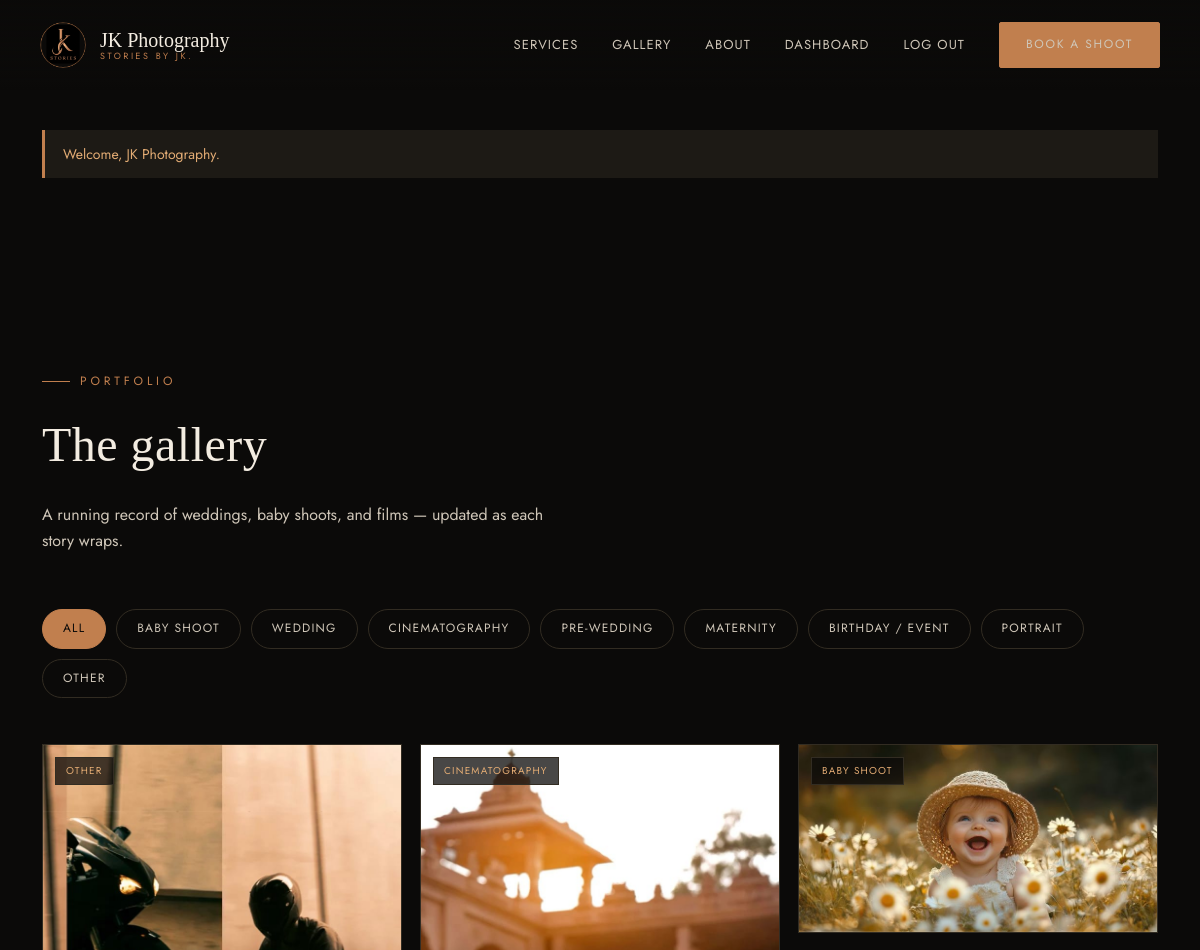
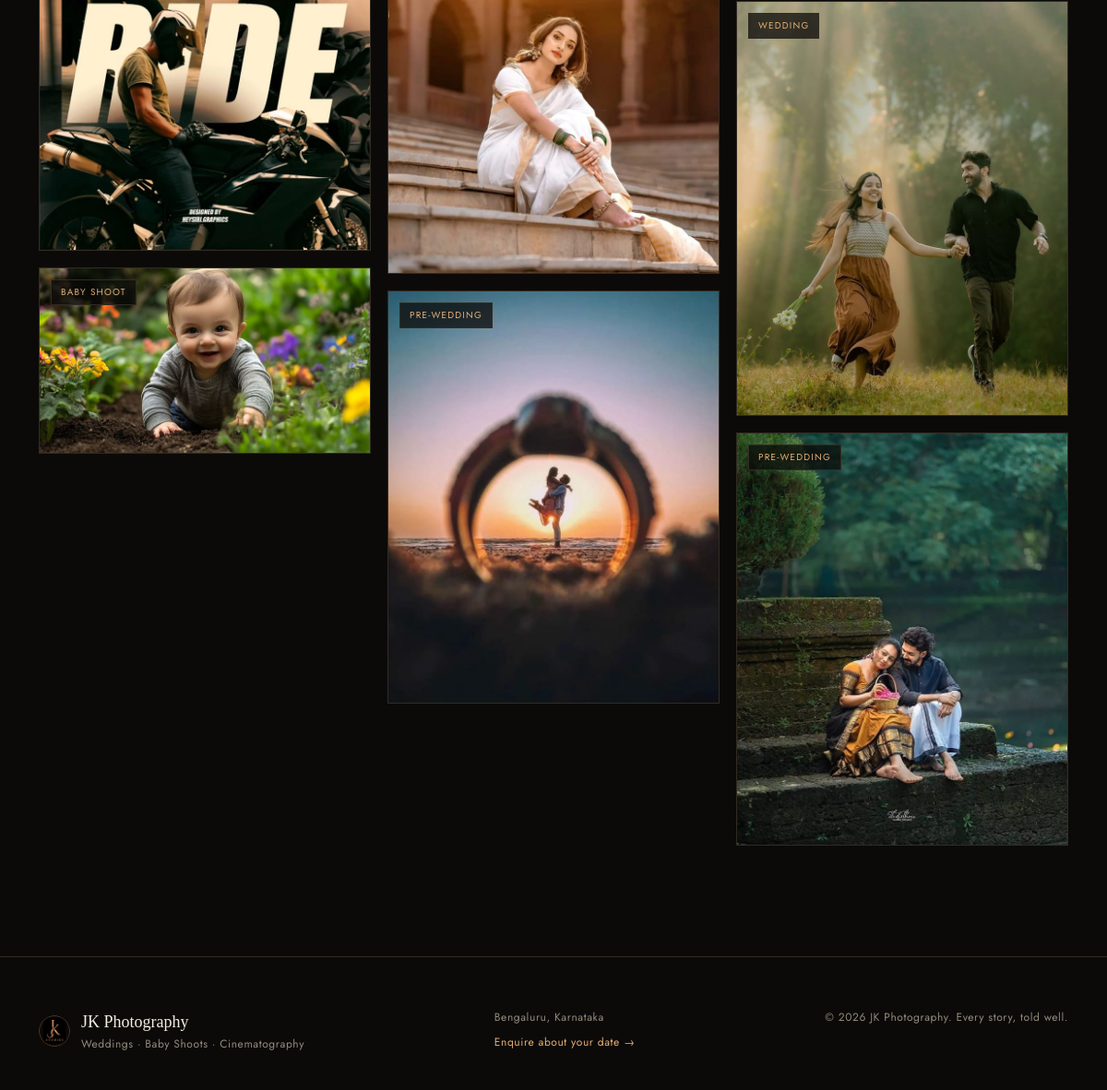
The page /gallery (signed in) on the database its author committed (2 pictures, top to bottom).
### models.py (models this page shows)
class GalleryItem(Base):
    __tablename__ = "gallery_item"
    id = Column(Integer, primary_key=True)
    filename = Column(String(255), nullable=False)
    media_type = Column(String(10), nullable=False)
    category = Column(String(50), nullable=False)
    title = Column(String(150))
    created_at = Column(DateTime, default=datetime.utcnow)

### main.py (the view)
@app.get("/gallery")
def gallery(request: Request, category: str = "all", db: Session = Depends(get_db), admin: Optional[AdminUser] = Depends(get_current_admin)):
    categories = ["all", "Baby Shoot", "Wedding", "Cinematography", "Pre-Wedding", "Maternity", "Birthday / Event", "Portrait", "Other"]
    if not admin:
        return render(request, "gallery.html", items=[], categories=categories, active_category=category, locked=True, _admin=admin)
    query = db.query(GalleryItem).order_by(GalleryItem.created_at.desc())
    if category != "all":
        query = query.filter(GalleryItem.category == category)
    items = query.all()
    return render(request, "gallery.html", items=items, categories=categories, active_category=category, locked=False, _admin=admin)

### templates/gallery.html (shortened to what this page needs)
{% extends "base.html" %}
{% block content %}
<section class="section" style="padding-top: 160px;">
  <div class="container">
    <div class="section-head">
      <div class="eyebrow">Portfolio</div>
      <h2 class="section-title">The gallery</h2>
      <p class="section-desc">A running record of weddings, baby shoots, and films — updated as each story wraps.</p>
    </div>
    {% if locked %}
      <div class="lock-screen">
        <div class="lock-card">
          <div class="lock-icon">
            <svg width="26" height="26" viewBox="0 0 24 24" fill="none" xmlns="http://www.w3.org/2000/svg">
              <rect x="4" y="10" width="16" height="10" rx="1.5" stroke="currentColor" stroke-width="1.6"/>
              <path d="M7 10V7a5 5 0 0 1 10 0v3" stroke="currentColor" stroke-width="1.6"/>
              <circle cx="12" cy="15" r="1.6" fill="currentColor"/>
            </svg>
          </div>
          <h3 class="lock-title">This gallery is private</h3>
          <p class="lock-desc">The full portfolio is reserved for JK. Enter the studio password to view it.</p>
          <form method="POST" action="{{ url_for('unlock') }}" class="lock-form">
            <input type="hidden" name="next" value="{{ url_for('gallery', category=active_category) }}">
            <input type="password" name="password" placeholder="Studio password" required autofocus>
            <button type="submit" class="btn btn-solid" style="width: 100%; justify-content: center; padding: 13px;">Unlock Gallery</button>
          </form>
          <a href="{{ url_for('book') }}" class="lock-alt-link">Prefer to just enquire about a shoot? Book here &rarr;</a>
        </div>
      </div>
    {% else %}
      <div class="gallery-filters">
        {% for c in categories %}
          <a href="{{ url_for('gallery', category=c) }}" class="filter-pill {{ 'active' if c == active_category else '' }}">{{ c }}</a>
        {% endfor %}
      </div>
      {% if items %}
        <div class="masonry">
          {% for item in items %}
            <div class="masonry-item">
              <span class="tag">{{ item.category }}</span>
              {% if item.media_type == 'image' %}
                <img src="{{ url_for('static', filename='uploads/' ~ item.filename) }}" alt="{{ item.title }}" loading="lazy">
              {% else %}
                <video src="{{ url_for('static', filename='uploads/' ~ item.filename) }}" controls></video>
              {% endif %}
            </div>
          {% endfor %}
        </div>
      {% else %}
        <div class="empty-state">
          Nothing here yet in this category. Check back soon, or upload from the dashboard.
        </div>
      {% endif %}
    {% endif %}
  </div>
</section>
{% endblock %}

### templates/base.html (shortened to what this page needs)
<!DOCTYPE html>
<html lang="en">
<head>
<link rel="stylesheet" href="{{ url_for('static', filename='css/style.css') }}">
</head>
<body>
<nav class="site-nav" id="siteNav">
  <a href="{{ url_for('index') }}" class="brand">
    <img src="{{ url_for('static', filename='images/jk-logo-circle.png') }}" alt="JK Photography logo" class="logo-circle logo-circle-nav">
    <div class="brand-text">
      <span class="name">JK Photography</span>
      <span class="tag">Stories by JK.</span>
    </div>
  </a>
  <div class="nav-links">
    <a href="{{ url_for('index') }}#services">Services</a>
    <a href="{{ url_for('gallery') }}">Gallery {% if not current_user.is_authenticated %}<span class="nav-lock" title="Private — login required">&#128274;</span>{% endif %}</a>
    <a href="{{ url_for('index') }}#about">About</a>
    {% if current_user.is_authenticated %}
      <a href="{{ url_for('dashboard') }}">Dashboard</a>
      <a href="{{ url_for('logout') }}">Log out</a>
    {% else %}
      <a href="{{ url_for('login') }}">Studio Login</a>
    {% endif %}
    <a href="{{ url_for('book') }}" class="btn btn-solid">Book a Shoot</a>
  </div>
</nav>
<main>
  {% if flashes %}
    <div class="container" style="padding-top: 130px;">
      <div class="flash-list">
      {% for f in flashes %}
        <div class="flash {{ 'error' if f.category == 'error' else 'success' if f.category == 'success' else '' }}">{{ f.message }}</div>
      {% endfor %}
      </div>
    </div>
  {% endif %}
  {% block content %}{% endblock %}
</main>
<footer class="site-footer">
  <div class="container footer-grid">
    <div class="footer-brand">
      <img src="{{ url_for('static', filename='images/jk-logo-circle.png') }}" alt="JK Photography logo" class="logo-circle logo-circle-footer">
      <div>
        <div style="color: var(--cream); font-family: var(--font-display); font-size: 18px;">JK Photography</div>
        <div class="footer-meta">Weddings · Baby Shoots · Cinematography</div>
      </div>
    </div>
    <div class="footer-meta">
      <div>Bengaluru, Karnataka</div>
      <div style="margin-top: 8px;"><a href="{{ url_for('book') }}">Enquire about your date &rarr;</a></div>
    </div>
    <div class="footer-meta">&copy; {{ 2026 }} JK Photography. Every story, told well.</div>
  </div>
</footer>
</body>
</html>

### static/css/style.css (style rules this page uses)
:root { --black: #0b0a09; --panel: #15130f; --panel-light: #1d1a15; --hairline: #322c22; --copper: #c17f4e; --copper-light: #e3ac74; --copper-deep: #8a5630; --cream: #f3ece1; --cream-dim: #cfc6b8; --muted: #948a7c; --font-display: "Cormorant Garamond", "Times New Roman", serif; --font-body: "Jost", "Helvetica Neue", sans-serif; --radius: 2px; --ease: cubic-bezier(0.65, 0, 0.35, 1); }
* { box-sizing: border-box; }
html { scroll-behavior: smooth; }
body { margin: 0; background: var(--black); color: var(--cream); font-family: var(--font-body); font-size: 16px; line-height: 1.6; -webkit-font-smoothing: antialiased; }
h1, h2, h3, h4 { font-family: var(--font-display); color: var(--cream); font-weight: 500; margin: 0; letter-spacing: 0.01em; }
a { color: inherit; text-decoration: none; }
img, video { max-width: 100%; display: block; }
.container { max-width: 1180px; margin: 0 auto; padding: 0 32px; }
.eyebrow { display: inline-flex; align-items: center; gap: 10px; font-family: var(--font-body); font-size: 12px; letter-spacing: 0.32em; text-transform: uppercase; color: var(--copper); }
.eyebrow::before { content: ""; width: 28px; height: 1px; background: var(--copper); }
.site-nav { position: fixed; top: 0; left: 0; right: 0; z-index: 100; display: flex; align-items: center; justify-content: space-between; padding: 22px 40px; background: linear-gradient(to bottom, rgba(11,10,9,0.85), transparent); transition: background 0.4s var(--ease); }
.brand { display: flex; align-items: center; gap: 14px; }
.logo-circle { border-radius: 50%; display: block; transition: transform 0.35s var(--ease); }
.logo-circle-nav { height: 46px; width: 46px; }
.logo-circle-footer { height: 34px; width: 34px; }
.brand-text { display: flex; flex-direction: column; line-height: 1.1; }
.brand-text .name { font-family: var(--font-display); font-size: 20px; color: var(--cream); }
.brand-text .tag { font-size: 9px; letter-spacing: 0.28em; text-transform: uppercase; color: var(--copper); }
.nav-links { display: flex; align-items: center; gap: 34px; font-size: 13px; letter-spacing: 0.08em; text-transform: uppercase; }
.nav-links a { color: var(--cream-dim); transition: color 0.2s; }
.btn { display: inline-flex; align-items: center; gap: 8px; padding: 12px 26px; border: 1px solid var(--copper); color: var(--copper-light); font-size: 12px; letter-spacing: 0.14em; text-transform: uppercase; border-radius: var(--radius); transition: all 0.25s var(--ease); cursor: pointer; background: transparent; }
.btn-solid { background: var(--copper); color: var(--black); border-color: var(--copper); }
.section { padding: 120px 0; position: relative; }
.section-head { margin-bottom: 56px; max-width: 620px; }
.section-title { font-size: clamp(32px, 4vw, 52px); margin-top: 16px; }
.section-desc { margin-top: 18px; color: var(--cream-dim); font-size: 16px; max-width: 520px; }
.gallery-filters { display: flex; flex-wrap: wrap; gap: 10px; margin-bottom: 46px; }
.filter-pill { padding: 9px 20px; border: 1px solid var(--hairline); font-size: 12px; letter-spacing: 0.1em; text-transform: uppercase; color: var(--cream-dim); border-radius: 999px; transition: all 0.2s; }
.filter-pill.active { background: var(--copper); border-color: var(--copper); color: var(--black); }
.masonry { columns: 3 260px; column-gap: 18px; }
.masonry-item { break-inside: avoid; margin-bottom: 18px; border: 1px solid var(--hairline); overflow: hidden; position: relative; }
.masonry-item .tag { position: absolute; top: 12px; left: 12px; font-size: 10px; letter-spacing: 0.12em; text-transform: uppercase; background: rgba(11,10,9,0.75); color: var(--copper-light); padding: 5px 10px; border: 1px solid var(--hairline); }
.masonry-item img, .masonry-item video { width: 100%; display: block; transition: transform 0.5s var(--ease); }
.flash-list { margin-bottom: 26px; display: flex; flex-direction: column; gap: 10px; }
.flash { padding: 13px 18px; border-left: 3px solid var(--copper); background: var(--panel-light); font-size: 14px; color: var(--cream-dim); }
.flash.success { border-color: var(--copper); color: var(--copper-light); }
.site-footer { border-top: 1px solid var(--hairline); padding: 56px 0 40px; color: var(--muted); }
.footer-grid { display: flex; justify-content: space-between; align-items: flex-start; flex-wrap: wrap; gap: 30px; }
.footer-brand { display: flex; align-items: center; gap: 12px; }
.footer-meta { font-size: 12px; letter-spacing: 0.05em; }
.footer-meta a { color: var(--copper-light); }

### rows shown on the page
GalleryItem: category "OTHER", filename (picture)
GalleryItem: category "BABY SHOOT", filename (picture)
GalleryItem: category "CINEMATOGRAPHY", filename (picture)
GalleryItem: category "PRE-WEDDING", filename (picture)
GalleryItem: category "BABY SHOOT", filename (picture)
GalleryItem: category "WEDDING", filename (picture)
GalleryItem: category "PRE-WEDDING", filename (picture)

### other values the page prints
{{ f.message }} "Welcome, JK Photography."
{{ c }} "ALL" "BABY SHOOT" "WEDDING" "CINEMATOGRAPHY" "PRE-WEDDING" "MATERNITY" "BIRTHDAY / EVENT" "PORTRAIT" "OTHER"
{{ 2026 }} "2026"
